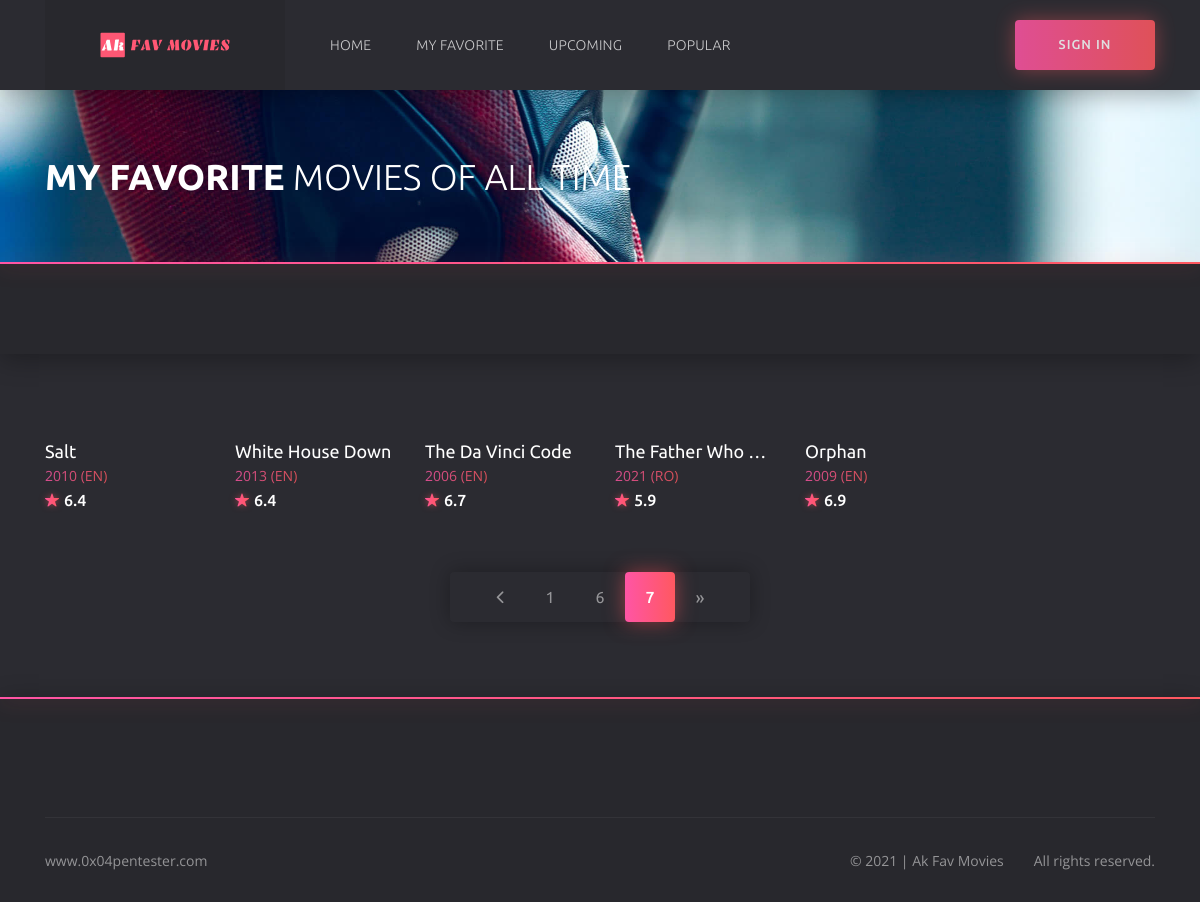
The page /favorite?page=7 on the database as committed earlier.
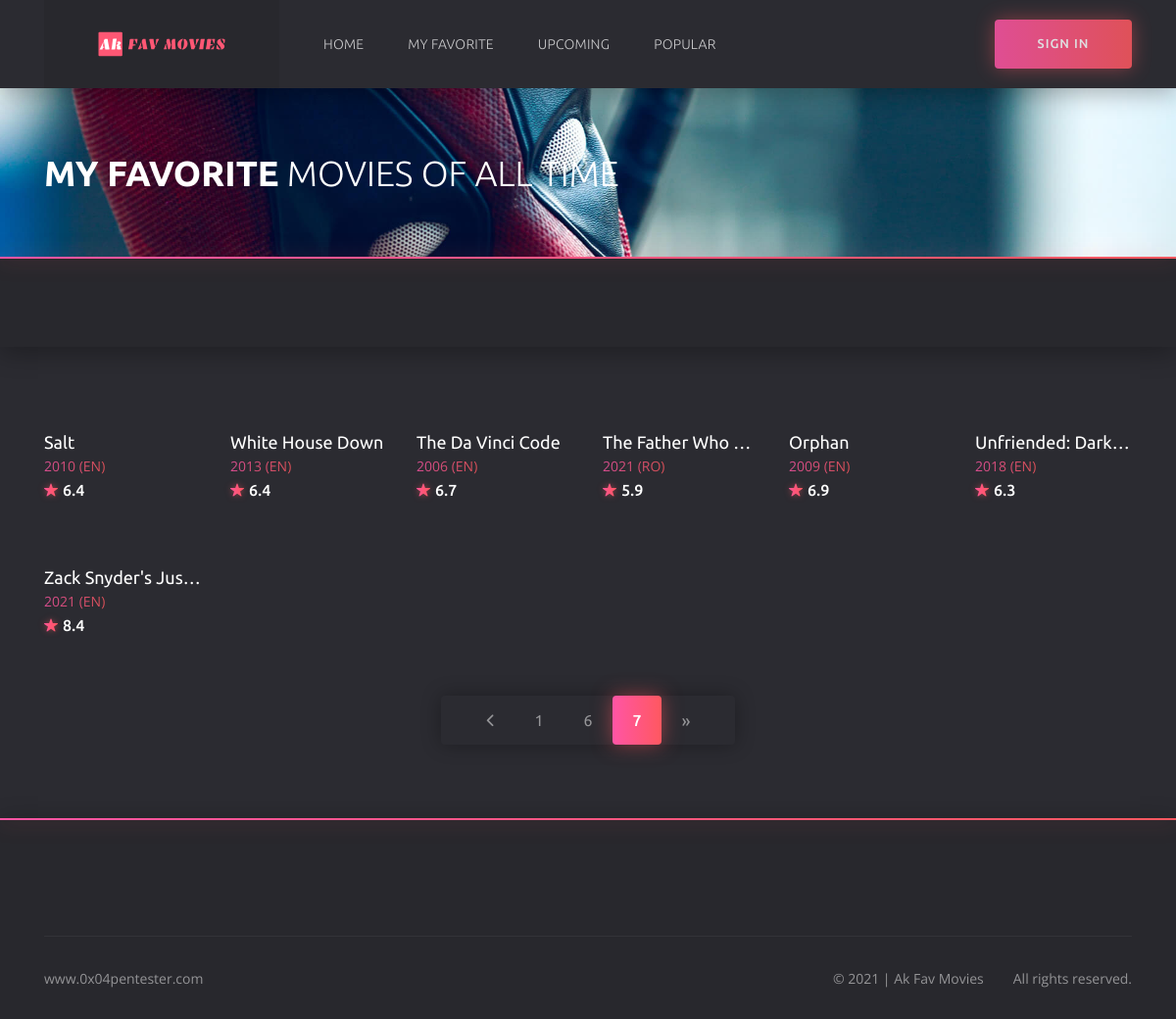
The same page on the database as committed later.
### models.py (models this page shows)
class Movie(db.Model):
    __tablename__ = "movies"
    id = db.Column(db.Integer, primary_key=True)
    org_id = db.Column(db.Integer, nullable=False)
    title = db.Column(db.String(250), unique=True, nullable=False)
    release_date = db.Column(db.Integer, nullable=False)
    runtime = db.Column(db.Integer, nullable=False)
    tagline = db.Column(db.String(100), nullable=False)
    overview = db.Column(db.String(2500), nullable=False)
    vote_average = db.Column(db.Float, nullable=False)
    ranking = db.Column(db.Float, nullable=False)
    genres = db.Column(db.String(50), nullable=False)
    original_language = db.Column(db.String(10), nullable=False)
    poster_path = db.Column(db.String(250), nullable=False)
    backdrop_path = db.Column(db.String(250), nullable=False)

### routes.py (the view)
@csrf.exempt
@app.route('/favorite', methods=['GET'])
def favorite():
    page = request.args.get('page', 1, type=int)
    if request.method == 'GET':
        all_movie = Movie.query.paginate(page=page, per_page=ROWS_PER_PAGE)
        if len(all_movie.items) > 0:
            return render_template('favorite.html', current_user=current_user, all_movie=all_movie)
        return redirect(url_for('index'))
    return redirect(url_for('index'))

### routes.py (called while the page is built)
@app.context_processor
def inject_now():
    return {'now': dt.datetime.utcnow()}

@app.after_request
def apply_caching(response):
    response.headers["HTTP-HEADER"] = "VALUE"
    response.headers["X-Frame-Options"] = "SAMEORIGIN"
    response.headers['X-XSS-Protection'] = '1; mode=block'
    response.headers['X-Content-Type-Options'] = 'nosniff'
    response.headers['Strict-Transport-Security'] = 'max-age=31536000'  # includeSubDomains
    return response

### templates/favorite.html (shortened to what this page needs)
{% extends 'base.html' %}
	{% block header %}
		{% include 'header.html' %}
	{% endblock %}
{% block content %}
	<section class="section section--first section--bg" style="background: url(static/img/home/home__bg2.jpg) no-repeat center/cover">
		<div class="container">
			<div class="row">
				<div class="col-12">
					<div class="section__wrap">
						<h1 class="home__title"><b>My FAVORITE</b> MOVIES OF ALL TIME</h1>
					</div>
				</div>
			</div>
		</div>
	</section>
	<div class="filter">
		<div class="container">
			<div class="row">
				<div class="col-12">
					<div class="filter__content">
					</div>
				</div>
			</div>
		</div>
	</div>
	<div class="catalog">
		<div class="container">
			<div class="row">
				{% for movie in all_movie.items %}
				<div class="col-6 col-sm-4 col-lg-3 col-xl-2">
					<div class="card">
						<div class="card__cover">
						</div>
						<div class="card__content">
							<h3 class="card__title">
								<a href="{{ url_for('details', id=movie.org_id) }}">{{ movie.title }}</a>
							</h3>
							<span class="card__category">
								<a href="{{ url_for('details', id=movie.org_id) }}">{{ movie.release_date }} ({{ movie.original_language | upper }})</a>
							</span>
							<span class="card__rate"><i class="icon ion-ios-star"></i>{{ movie.vote_average }}</span>
						</div>
					</div>
				</div>
				{% endfor %}
				<div class="col-12">
					<ul class="paginator">
						<li class="paginator__item paginator__item--prev">
							<a href="{{ url_for('favorite', page=all_movie.prev_num) }}">
									<i class="icon ion-ios-arrow-back
									"></i>
							</a>
						</li>
					{% for page_num in all_movie.iter_pages(left_edge=1, right_edge=1, left_current=1, right_current=1) %}
						{% if page_num %}
							{% if all_movie.page == page_num %}
								<li class="paginator__item paginator__item--active">
									<a href="{{ url_for('favorite', page=page_num) }}"
									   class="btn btn-dark">
										{{ page_num }}
									</a>
								</li>
							{% else %}
								<li class="paginator__item">
									<a href="{{ url_for('favorite', page=page_num) }}"
									   class="btn btn-outline-dark">
										{{ page_num }}
									</a>
								</li>
							{% endif %}
						{% endif %}
					{% endfor %}
						<li class="paginator__item paginator__item--next">
							<a href="{{ url_for('favorite', page=all_movie.next_num) }}"
							   class="btn btn-outline-dark
							   {% if all_movie.page == all_movie.pages %}disabled
							   {% endif %}">
								&raquo;
							</a>
						</li>
					</ul>
				</div>
			</div>
		</div>
	</div>
{% endblock %}
	{% block footer %}
		{% include "footer.html" %}
	{% endblock %}

### templates/base.html (shortened to what this page needs)
<!DOCTYPE html>
<html lang="en">
<head>
	<link rel="stylesheet" href="{{ url_for('static', filename='css/bootstrap-reboot.min.css') }}">
	<link rel="stylesheet" href="{{ url_for('static', filename='css/bootstrap-grid.min.css') }}">
	<link rel="stylesheet" href="{{ url_for('static', filename='css/owl.carousel.min.css') }}">
	<link rel="stylesheet" href="{{ url_for('static', filename='css/jquery.mCustomScrollbar.min.css') }}">
	<link rel="stylesheet" href="{{ url_for('static', filename='css/nouislider.min.css') }}">
	<link rel="stylesheet" href="{{ url_for('static', filename='css/ionicons.min.css') }}">
	<link rel="stylesheet" href="{{ url_for('static', filename='css/plyr.css') }}">
	<link rel="stylesheet" href="{{ url_for('static', filename='css/photoswipe.css') }}">
	<link rel="stylesheet" href="{{ url_for('static', filename='css/default-skin.css') }}">
	<link rel="stylesheet" href="{{ url_for('static', filename='css/main.css') }}">
</head>
<body class="body">
	{% block header %} {% endblock %}
	{% block content %} {% endblock %}
	{% block footer %} {% endblock %}
</body>
</html>

### templates/header.html (shortened to what this page needs)
	<header class="header">
		<div class="header__wrap">
			<div class="container">
				<div class="row">
					<div class="col-12">
						<div class="header__content">
							<a href="{{ url_for('index') }}" class="header__logo">
								<img src="{{ url_for('static', filename='img/logo.svg') }}" alt="">
							</a>
							<ul class="header__nav">
								<li class="header__nav-item">
									<a href="{{ url_for('index') }}" class="header__nav-link" >Home</a>
								</li>
								<li class="header__nav-item">
									<a href="{{ url_for('favorite')}}" class="header__nav-link">My Favorite</a>
								</li>
								<li class="header__nav-item">
									<a href="{{ url_for('upcoming')}}" class="header__nav-link">Upcoming</a>
								</li>
								<li class="header__nav-item">
									<a href="{{ url_for('popular')}}" class="header__nav-link">Popular</a>
								</li>
							</ul>
							<div class="header__auth">
								{% if not current_user.is_authenticated: %}
									<a href="{{ url_for('login') }}" class="header__sign-in">
										<span>sign in</span>
									</a>
								{% else: %}
									<a href="{{ url_for('logout') }}" class="header__sign-in">
										<i class="icon ion-ios-log-in"></i>
										<span>sign out</span>
									</a>
								{% endif %}
							</div>
						</div>
					</div>
				</div>
			</div>
		</div>
		<form action="#" class="header__search">
			<div class="container">
				<div class="row">
					<div class="col-12">
						<div class="header__search-content">
							<button type="button">search</button>
						</div>
					</div>
				</div>
			</div>
		</form>
	</header>

### templates/footer.html (shortened to what this page needs)
	<footer class="footer">
		<div class="container">
			<div class="row">
				<div class="col-12">
					<div class="footer__copyright">
						<small><a href="https://0x04pentester.com/" target="_blank">www.0x04pentester.com</a></small>
						<ul>
							<li><small>© {{ now.year }} | Ak Fav Movies</small></li>
							<li><small>All rights reserved.</small></li>
						</ul>
					</div>
				</div>
			</div>
		</div>
	</footer>

Rows that differ between the two databases and show on the page:
added Movie: title "Unfriended: Dark…", release_date "2018", original_language "EN", vote_average "6.3"
added Movie: title "Zack Snyder's Jus…", release_date "2021", original_language "EN", vote_average "8.4"
